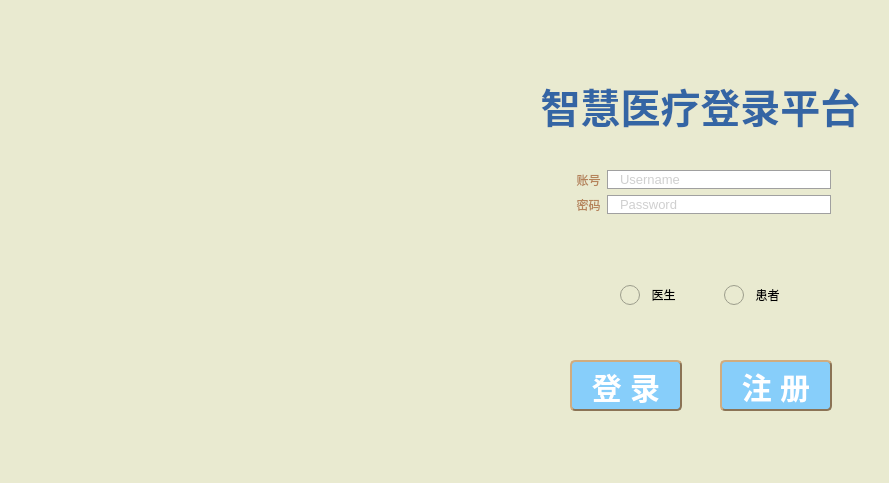
<?xml version="1.0" encoding="UTF-8"?>
<ui version="4.0">
 <class>MainWindow</class>
 <widget class="QMainWindow" name="MainWindow">
  <property name="geometry">
   <rect>
    <x>0</x>
    <y>0</y>
    <width>889</width>
    <height>483</height>
   </rect>
  </property>
  <property name="windowTitle">
   <string>登  录</string>
  </property>
  <property name="styleSheet">
   <string notr="true">background-color: rgb(233,234,208);</string>
  </property>
  <property name="toolButtonStyle">
   <enum>Qt::ToolButtonTextOnly</enum>
  </property>
  <property name="unifiedTitleAndToolBarOnMac">
   <bool>false</bool>
  </property>
  <widget class="QWidget" name="centralwidget">
   <widget class="QPushButton" name="enrollBtn">
    <property name="geometry">
     <rect>
      <x>720</x>
      <y>360</y>
      <width>112</width>
      <height>51</height>
     </rect>
    </property>
    <property name="styleSheet">
     <string notr="true">QPushButton
{
	background-color: #87CEFA; /*背景色*/ 
	border-style: outset;
	border-width: 2px;
	border-radius:5px; /*边界圆滑*/
	border-color: #8B7355;
	font: bold 30px;
	min-width:3em;
	color:white; /*字体颜色*/

	padding: 3px;
}
 
QPushButton:hover
{
	background-color: rgb(0, 150, 0);
}
 
QPushButton:pressed
{
	background-color: #1E90FF; /*伪状态经过时背景色*/ 
	border-style: inset;
}
QPushButton:!enabled{
	background-color: rgb(255,106,106);
	border-style: inset;
}</string>
    </property>
    <property name="text">
     <string>注 册</string>
    </property>
   </widget>
   <widget class="QWidget" name="horizontalLayoutWidget">
    <property name="geometry">
     <rect>
      <x>600</x>
      <y>270</y>
      <width>201</width>
      <height>51</height>
     </rect>
    </property>
    <layout class="QHBoxLayout" name="horizontalLayout">
     <item alignment="Qt::AlignHCenter">
      <widget class="QRadioButton" name="doctorPre">
       <property name="styleSheet">
        <string notr="true">QRadioButton{
        spacing: 5px;
}
QRadioButton:enabled{
	color: black;
}
QRadioButton:enabled:hover{
        color: rgb(200, 200, 200);
}
QRadioButton:!enabled{
        color: rgb(155, 155, 155);
}
QRadioButton::indicator {
        width: 20px;
        height: 20px;
}</string>
       </property>
       <property name="text">
        <string>  医生</string>
       </property>
      </widget>
     </item>
     <item alignment="Qt::AlignHCenter">
      <widget class="QRadioButton" name="patientPre">
       <property name="styleSheet">
        <string notr="true">QRadioButton{
        spacing: 5px;
}
QRadioButton:enabled{
	color: black;
}
QRadioButton:enabled:hover{
        color: rgb(200, 200, 200);
}
QRadioButton:!enabled{
        color: rgb(155, 155, 155);
}
QRadioButton::indicator {
        width: 20px;
        height: 20px;
}</string>
       </property>
       <property name="text">
        <string>  患者</string>
       </property>
      </widget>
     </item>
    </layout>
   </widget>
   <widget class="QWidget" name="formLayoutWidget_2">
    <property name="geometry">
     <rect>
      <x>570</x>
      <y>170</y>
      <width>261</width>
      <height>61</height>
     </rect>
    </property>
    <layout class="QFormLayout" name="formLayout">
     <item row="0" column="0">
      <widget class="QLabel" name="Label">
       <property name="styleSheet">
        <string notr="true">
color: rgb(181, 131, 90);</string>
       </property>
       <property name="text">
        <string>  账号</string>
       </property>
      </widget>
     </item>
     <item row="0" column="1">
      <widget class="QLineEdit" name="username">
       <property name="styleSheet">
        <string notr="true">* {
	outline: none;
}

QDialog {
	background: #2e2e2e;
}

QLineEdit {
	background-color: rgb(255, 255, 255);
	border: 1px solid #A0A0A0; /* 边框宽度为1px，颜色为#A0A0A0 */
	border-radius: 20px; /* 边框圆角 */
	padding-left: 10px; /* 文本距离左边界有5px */
	color: #A0A0A0; /* 文本颜色 */
	selection-background-color: #A0A0A0; /* 选中文本的背景颜色 */
	selection-color: #F2F2F2; /* 选中文本的颜色 */
	font-family: &quot;Microsoft YaHei&quot;; /* 文本字体族 */
	font-size: 10pt; /* 文本字体大小 */
}

QLineEdit:hover { /* 鼠标悬浮在QLineEdit时的状态 */
	border: 1px solid #298DFF;
	border-radius: 3px;
	background-color: #F2F2F2;
	color: #298DFF;
	selection-background-color: #298DFF;
	selection-color: #F2F2F2;
}

QLineEdit[echoMode=&quot;2&quot;] { /* QLineEdit有输入掩码时的状态 */
	lineedit-password-character: 9679;
	lineedit-password-mask-delay: 2000;
}

QLineEdit:disabled { /* QLineEdit在禁用时的状态 */
	border: 1px solid #CDCDCD;
	background-color: #CDCDCD;
	color: rgba(204,204,204,100);
}

QLineEdit:read-only { /* QLineEdit在只读时的状态 */
	background-color: #CDCDCD;
	color: #F2F2F2;
}</string>
       </property>
       <property name="placeholderText">
        <string>Username</string>
       </property>
      </widget>
     </item>
     <item row="1" column="1">
      <widget class="QLineEdit" name="password">
       <property name="styleSheet">
        <string notr="true">* {
	outline: none;
}

QDialog {
	background: #2e2e2e;
}

QLineEdit {
	background-color: rgb(255, 255, 255);
	border: 1px solid #A0A0A0; /* 边框宽度为1px，颜色为#A0A0A0 */
	border-radius: 20px; /* 边框圆角 */
	padding-left: 10px; /* 文本距离左边界有5px */
	color: #A0A0A0; /* 文本颜色 */
	selection-background-color: #A0A0A0; /* 选中文本的背景颜色 */
	selection-color: #F2F2F2; /* 选中文本的颜色 */
	font-family: &quot;Microsoft YaHei&quot;; /* 文本字体族 */
	font-size: 10pt; /* 文本字体大小 */
}

QLineEdit:hover { /* 鼠标悬浮在QLineEdit时的状态 */
	border: 1px solid #298DFF;
	border-radius: 3px;
	background-color: #F2F2F2;
	color: #298DFF;
	selection-background-color: #298DFF;
	selection-color: #F2F2F2;
}

QLineEdit[echoMode=&quot;2&quot;] { /* QLineEdit有输入掩码时的状态 */
	lineedit-password-character: 9679;
	lineedit-password-mask-delay: 2000;
}

QLineEdit:disabled { /* QLineEdit在禁用时的状态 */
	border: 1px solid #CDCDCD;
	background-color: #CDCDCD;
	color: rgba(204,204,204,100);
}

QLineEdit:read-only { /* QLineEdit在只读时的状态 */
	background-color: #CDCDCD;
	color: #F2F2F2;
}</string>
       </property>
       <property name="text">
        <string/>
       </property>
       <property name="echoMode">
        <enum>QLineEdit::Password</enum>
       </property>
       <property name="placeholderText">
        <string>Password</string>
       </property>
      </widget>
     </item>
     <item row="1" column="0">
      <widget class="QLabel" name="Label2">
       <property name="styleSheet">
        <string notr="true">color: rgb(181, 131, 90);</string>
       </property>
       <property name="text">
        <string>  密码</string>
       </property>
      </widget>
     </item>
    </layout>
   </widget>
   <widget class="QPushButton" name="LoginBtn">
    <property name="geometry">
     <rect>
      <x>570</x>
      <y>360</y>
      <width>112</width>
      <height>51</height>
     </rect>
    </property>
    <property name="font">
     <font>
      <pointsize>-1</pointsize>
      <weight>75</weight>
      <italic>false</italic>
      <bold>true</bold>
     </font>
    </property>
    <property name="styleSheet">
     <string notr="true">QPushButton
{
	background-color: #87CEFA; /*背景色*/ 
	border-style: outset;
	border-width: 2px;
	border-radius:5px; /*边界圆滑*/
	border-color: #8B7355;
	font: bold 30px;
	min-width:3em;
	color:white; /*字体颜色*/

	padding: 3px;
}
 
QPushButton:hover
{
	background-color: rgb(0, 150, 0);
}
 
QPushButton:pressed
{
	background-color: #1E90FF; /*伪状态经过时背景色*/ 
	border-style: inset;
}
QPushButton:!enabled{
	background-color: rgb(255,106,106);
	border-style: inset;
}</string>
    </property>
    <property name="text">
     <string>登 录</string>
    </property>
    <property name="flat">
     <bool>true</bool>
    </property>
   </widget>
   <widget class="QFrame" name="frame">
    <property name="geometry">
     <rect>
      <x>-20</x>
      <y>60</y>
      <width>601</width>
      <height>361</height>
     </rect>
    </property>
    <property name="styleSheet">
     <string notr="true">QWidget{border:0px}</string>
    </property>
    <property name="frameShape">
     <enum>QFrame::StyledPanel</enum>
    </property>
    <property name="frameShadow">
     <enum>QFrame::Raised</enum>
    </property>
    <widget class="QWidget" name="widget" native="true">
     <property name="geometry">
      <rect>
       <x>40</x>
       <y>10</y>
       <width>481</width>
       <height>331</height>
      </rect>
     </property>
     <property name="styleSheet">
      <string notr="true">border-image: url(:/back.png);</string>
     </property>
    </widget>
   </widget>
   <widget class="QLabel" name="label">
    <property name="geometry">
     <rect>
      <x>460</x>
      <y>70</y>
      <width>481</width>
      <height>71</height>
     </rect>
    </property>
    <property name="font">
     <font>
      <pointsize>30</pointsize>
      <weight>75</weight>
      <bold>true</bold>
     </font>
    </property>
    <property name="layoutDirection">
     <enum>Qt::LeftToRight</enum>
    </property>
    <property name="styleSheet">
     <string notr="true">color: rgb(52, 101, 164);</string>
    </property>
    <property name="text">
     <string>智慧医疗登录平台</string>
    </property>
    <property name="scaledContents">
     <bool>false</bool>
    </property>
    <property name="alignment">
     <set>Qt::AlignCenter</set>
    </property>
    <property name="wordWrap">
     <bool>false</bool>
    </property>
    <property name="openExternalLinks">
     <bool>false</bool>
    </property>
   </widget>
   <zorder>frame</zorder>
   <zorder>enrollBtn</zorder>
   <zorder>horizontalLayoutWidget</zorder>
   <zorder>formLayoutWidget_2</zorder>
   <zorder>LoginBtn</zorder>
   <zorder>label</zorder>
  </widget>
 </widget>
 <resources/>
 <connections/>
</ui>
